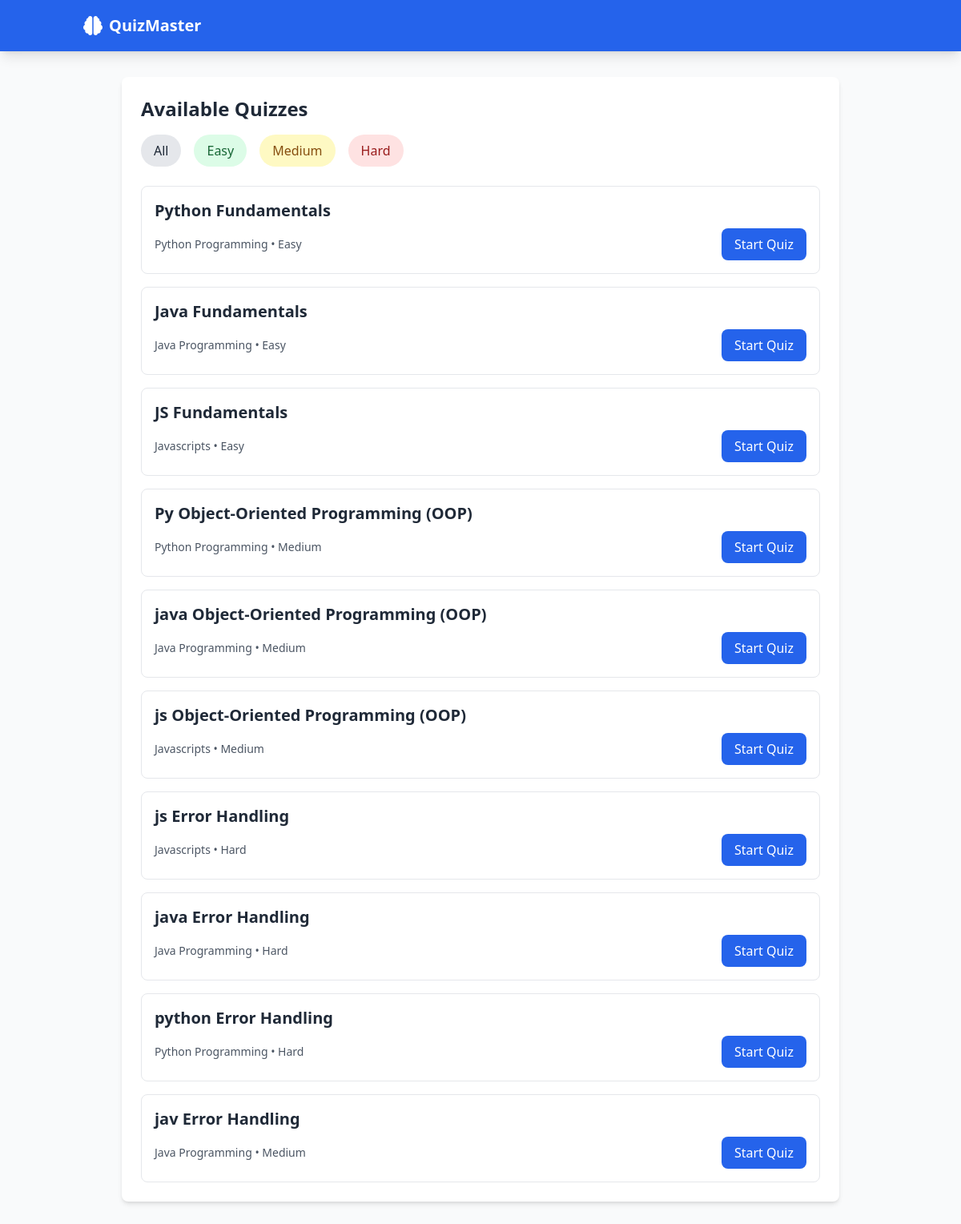
Screenshot of /quizzes/ with the database file from the repository.
### quiz/models.py (models this page shows, shortened)
class Quiz(models.Model):
    DIFFICULTY_CHOICES = [
        ('easy', 'Easy'),
        ('medium', 'Medium'),
        ('hard', 'Hard'),
    ]
    title = models.CharField(max_length=200)
    category = models.ForeignKey(QuizCategory, on_delete=models.CASCADE)
    difficulty = models.CharField(max_length=10, choices=DIFFICULTY_CHOICES)
    created_at = models.DateTimeField(auto_now_add=True)
    created_by = models.ForeignKey(User, on_delete=models.CASCADE, null=True, blank=True)

class QuizCategory(models.Model):
    name = models.CharField(max_length=100)
    description = models.TextField(blank=True)
    class Meta:
        verbose_name_plural = "Quiz Categories"
    def __str__(self):
        return self.name

### quiz/views.py (the view)
# urls.py: path('quizzes/', QuizListView.as_view(), name='quiz_list'),
class QuizListView(ListView):
    model = Quiz
    template_name = 'quiz/quiz_list.html'
    context_object_name = 'quizzes'
    def get_queryset(self):
        queryset = super().get_queryset()
        category = self.request.GET.get('category')
        difficulty = self.request.GET.get('difficulty')
        if category:
            queryset = queryset.filter(category__name=category)
        if difficulty:
            queryset = queryset.filter(difficulty=difficulty)
        return queryset

### quiz/templates/quiz/quiz_list.html
{% extends "quiz/base.html" %}
{% block content %}
<div class="max-w-4xl min-h-screen mx-auto">
    <div class="bg-white rounded-lg shadow-md p-6 mb-6">
        <h2 class="text-2xl font-bold text-gray-800 mb-4">Available Quizzes</h2>
        <div class="flex flex-wrap gap-4 mb-6">
            <a href="{% url 'quiz:quiz_list' %}"
                class="px-4 py-2 rounded-full bg-gray-200 text-gray-800 hover:bg-gray-300">
                All
            </a>
            <a href="{% url 'quiz:quiz_list' %}?difficulty=easy"
                class="px-4 py-2 rounded-full bg-green-100 text-green-800 hover:bg-green-200">
                Easy
            </a>
            <a href="{% url 'quiz:quiz_list' %}?difficulty=medium"
                class="px-4 py-2 rounded-full bg-yellow-100 text-yellow-800 hover:bg-yellow-200">
                Medium
            </a>
            <a href="{% url 'quiz:quiz_list' %}?difficulty=hard"
                class="px-4 py-2 rounded-full bg-red-100 text-red-800 hover:bg-red-200">
                Hard
            </a>
        </div>
        <div class="space-y-4">
            {% for quiz in quizzes %}
            <div class="border border-gray-200 rounded-lg p-4 hover:bg-gray-50">
                <h3 class="text-xl font-semibold text-gray-800">{{ quiz.title }}</h3>
                <div class="flex justify-between items-center mt-2">
                    <span class="text-sm text-gray-600">
                        {{ quiz.category }} • {{ quiz.get_difficulty_display }}
                    </span>
                    <a href="{% url 'quiz:start_quiz' quiz.id %}"
                        class="px-4 py-2 bg-blue-600 text-white rounded-lg hover:bg-blue-700">
                        Start Quiz
                    </a>
                </div>
            </div>
            {% empty %}
            <p class="text-gray-600">No quizzes available for the selected filters.</p>
            {% endfor %}
        </div>
    </div>
</div>
{% endblock %}

### quiz/templates/quiz/base.html (shortened to what this page needs)
<!DOCTYPE html>
<html lang="en">
<head>
    <script src="https://cdn.tailwindcss.com"></script>
    <link href="https://cdnjs.cloudflare.com/ajax/libs/font-awesome/6.0.0-beta3/css/all.min.css" rel="stylesheet">
</head>
<body class="bg-gray-50">
    <header class="bg-blue-600 text-white shadow-lg">
        <div class="container mx-auto px-4 py-4">
            <div class="flex justify-between items-center">
                <a href="{% url 'quiz:home' %}" class="flex items-center space-x-2">
                    <i class="fas fa-brain text-2xl"></i>
                    <h1 class="text-xl font-bold">QuizMaster</h1>
                </a>
            </div>
        </div>
    </header>
    <main class="container mx-auto px-4 py-8">
        {% block content %}
        {% endblock %}
    </main>
</body>
</html>

### rows the page displays
Quiz: title "Python Fundamentals", category "Python Programming", difficulty "Easy"
Quiz: title "Java Fundamentals", category "Java Programming", difficulty "Easy"
Quiz: title "JS Fundamentals", category "Javascripts", difficulty "Easy"
Quiz: title "Py Object-Oriented Programming (OOP)", category "Python Programming", difficulty "Medium"
Quiz: title "java Object-Oriented Programming (OOP)", category "Java Programming", difficulty "Medium"
Quiz: title "js Object-Oriented Programming (OOP)", category "Javascripts", difficulty "Medium"
Quiz: title "js Error Handling", category "Javascripts", difficulty "Hard"
Quiz: title "java Error Handling", category "Java Programming", difficulty "Hard"
Quiz: title "python Error Handling", category "Python Programming", difficulty "Hard"
Quiz: title "jav Error Handling", category "Java Programming", difficulty "Medium"
